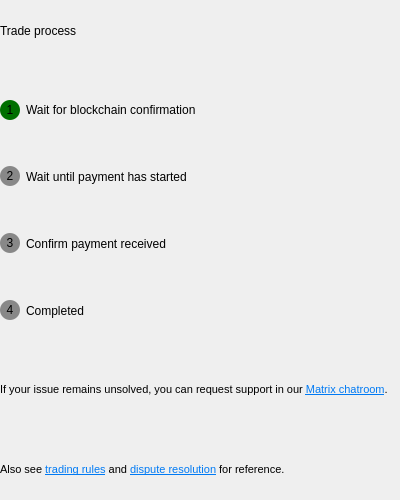
<?xml version="1.0" encoding="UTF-8"?>
<ui version="4.0">
 <class>TradeProcessSellerSteps</class>
 <widget class="QWidget" name="TradeProcessSellerSteps">
  <property name="geometry">
   <rect>
    <x>0</x>
    <y>0</y>
    <width>400</width>
    <height>500</height>
   </rect>
  </property>
  <property name="minimumSize">
   <size>
    <width>0</width>
    <height>320</height>
   </size>
  </property>
  <property name="windowTitle">
   <string>Form</string>
  </property>
  <layout class="QVBoxLayout" name="main_layout">
   <property name="leftMargin">
    <number>0</number>
   </property>
   <property name="topMargin">
    <number>0</number>
   </property>
   <property name="rightMargin">
    <number>0</number>
   </property>
   <property name="bottomMargin">
    <number>0</number>
   </property>
   <item>
    <layout class="QHBoxLayout" name="horizontalLayout">
     <item>
      <widget class="QLabel" name="label">
       <property name="text">
        <string>Trade process</string>
       </property>
      </widget>
     </item>
     <item>
      <spacer name="horizontalSpacer">
       <property name="orientation">
        <enum>Qt::Horizontal</enum>
       </property>
       <property name="sizeHint" stdset="0">
        <size>
         <width>40</width>
         <height>20</height>
        </size>
       </property>
      </spacer>
     </item>
    </layout>
   </item>
   <item>
    <spacer name="verticalSpacer_4">
     <property name="orientation">
      <enum>Qt::Vertical</enum>
     </property>
     <property name="sizeType">
      <enum>QSizePolicy::Fixed</enum>
     </property>
     <property name="sizeHint" stdset="0">
      <size>
       <width>20</width>
       <height>13</height>
      </size>
     </property>
    </spacer>
   </item>
   <item>
    <layout class="QHBoxLayout" name="horizontalLayout_2">
     <item>
      <widget class="QLabel" name="label_2">
       <property name="minimumSize">
        <size>
         <width>20</width>
         <height>20</height>
        </size>
       </property>
       <property name="maximumSize">
        <size>
         <width>20</width>
         <height>20</height>
        </size>
       </property>
       <property name="styleSheet">
        <string notr="true">QLabel {
    background-color: #006f00;
    color: black;
    border-radius: 10px;
}</string>
       </property>
       <property name="text">
        <string>1</string>
       </property>
       <property name="alignment">
        <set>Qt::AlignCenter</set>
       </property>
      </widget>
     </item>
     <item>
      <widget class="QLabel" name="label_6">
       <property name="minimumSize">
        <size>
         <width>0</width>
         <height>24</height>
        </size>
       </property>
       <property name="text">
        <string>Wait for blockchain confirmation</string>
       </property>
      </widget>
     </item>
     <item>
      <spacer name="horizontalSpacer_2">
       <property name="orientation">
        <enum>Qt::Horizontal</enum>
       </property>
       <property name="sizeHint" stdset="0">
        <size>
         <width>40</width>
         <height>20</height>
        </size>
       </property>
      </spacer>
     </item>
    </layout>
   </item>
   <item>
    <layout class="QHBoxLayout" name="horizontalLayout_3">
     <item>
      <widget class="QLabel" name="label_3">
       <property name="minimumSize">
        <size>
         <width>20</width>
         <height>20</height>
        </size>
       </property>
       <property name="maximumSize">
        <size>
         <width>20</width>
         <height>20</height>
        </size>
       </property>
       <property name="styleSheet">
        <string notr="true">QLabel {
    background-color: #888888;
    color: black;
    border-radius: 10px;
}</string>
       </property>
       <property name="text">
        <string>2</string>
       </property>
       <property name="alignment">
        <set>Qt::AlignCenter</set>
       </property>
      </widget>
     </item>
     <item>
      <widget class="QLabel" name="label_7">
       <property name="minimumSize">
        <size>
         <width>0</width>
         <height>24</height>
        </size>
       </property>
       <property name="text">
        <string>Wait until payment has started</string>
       </property>
      </widget>
     </item>
     <item>
      <spacer name="horizontalSpacer_3">
       <property name="orientation">
        <enum>Qt::Horizontal</enum>
       </property>
       <property name="sizeHint" stdset="0">
        <size>
         <width>40</width>
         <height>20</height>
        </size>
       </property>
      </spacer>
     </item>
    </layout>
   </item>
   <item>
    <layout class="QHBoxLayout" name="horizontalLayout_4">
     <item>
      <widget class="QLabel" name="label_4">
       <property name="minimumSize">
        <size>
         <width>20</width>
         <height>20</height>
        </size>
       </property>
       <property name="maximumSize">
        <size>
         <width>20</width>
         <height>20</height>
        </size>
       </property>
       <property name="styleSheet">
        <string notr="true">QLabel {
    background-color: #888888;
    color: black;
    border-radius: 10px;
}</string>
       </property>
       <property name="text">
        <string>3</string>
       </property>
       <property name="alignment">
        <set>Qt::AlignCenter</set>
       </property>
      </widget>
     </item>
     <item>
      <widget class="QLabel" name="label_8">
       <property name="minimumSize">
        <size>
         <width>0</width>
         <height>24</height>
        </size>
       </property>
       <property name="text">
        <string>Confirm payment received</string>
       </property>
      </widget>
     </item>
     <item>
      <spacer name="horizontalSpacer_4">
       <property name="orientation">
        <enum>Qt::Horizontal</enum>
       </property>
       <property name="sizeHint" stdset="0">
        <size>
         <width>40</width>
         <height>20</height>
        </size>
       </property>
      </spacer>
     </item>
    </layout>
   </item>
   <item>
    <layout class="QHBoxLayout" name="horizontalLayout_5">
     <item>
      <widget class="QLabel" name="label_5">
       <property name="minimumSize">
        <size>
         <width>20</width>
         <height>20</height>
        </size>
       </property>
       <property name="maximumSize">
        <size>
         <width>20</width>
         <height>20</height>
        </size>
       </property>
       <property name="styleSheet">
        <string notr="true">QLabel {
    background-color: #888888;
    color: black;
    border-radius: 10px;
}</string>
       </property>
       <property name="text">
        <string>4</string>
       </property>
       <property name="alignment">
        <set>Qt::AlignCenter</set>
       </property>
      </widget>
     </item>
     <item>
      <widget class="QLabel" name="label_9">
       <property name="minimumSize">
        <size>
         <width>0</width>
         <height>24</height>
        </size>
       </property>
       <property name="text">
        <string>Completed</string>
       </property>
      </widget>
     </item>
     <item>
      <spacer name="horizontalSpacer_5">
       <property name="orientation">
        <enum>Qt::Horizontal</enum>
       </property>
       <property name="sizeHint" stdset="0">
        <size>
         <width>40</width>
         <height>20</height>
        </size>
       </property>
      </spacer>
     </item>
    </layout>
   </item>
   <item>
    <spacer name="verticalSpacer">
     <property name="orientation">
      <enum>Qt::Vertical</enum>
     </property>
     <property name="sizeType">
      <enum>QSizePolicy::Fixed</enum>
     </property>
     <property name="sizeHint" stdset="0">
      <size>
       <width>20</width>
       <height>13</height>
      </size>
     </property>
    </spacer>
   </item>
   <item>
    <layout class="QHBoxLayout" name="trade_process_step_layout">
     <property name="spacing">
      <number>0</number>
     </property>
    </layout>
   </item>
   <item>
    <widget class="QLabel" name="label_11">
     <property name="sizePolicy">
      <sizepolicy hsizetype="Preferred" vsizetype="Minimum">
       <horstretch>0</horstretch>
       <verstretch>0</verstretch>
      </sizepolicy>
     </property>
     <property name="minimumSize">
      <size>
       <width>0</width>
       <height>24</height>
      </size>
     </property>
     <property name="font">
      <font>
       <pointsize>8</pointsize>
      </font>
     </property>
     <property name="text">
      <string>&lt;html&gt;&lt;head/&gt;&lt;body&gt;&lt;p&gt;If your issue remains unsolved, you can request support in our &lt;a href=&quot;https://bisq.chat&quot;&gt;&lt;span style=&quot; text-decoration: underline; color:#007af4;&quot;&gt;Matrix chatroom&lt;/span&gt;&lt;/a&gt;.&lt;/p&gt;&lt;/body&gt;&lt;/html&gt;</string>
     </property>
     <property name="textFormat">
      <enum>Qt::RichText</enum>
     </property>
     <property name="wordWrap">
      <bool>true</bool>
     </property>
     <property name="openExternalLinks">
      <bool>true</bool>
     </property>
    </widget>
   </item>
   <item>
    <spacer name="verticalSpacer_2">
     <property name="orientation">
      <enum>Qt::Vertical</enum>
     </property>
     <property name="sizeType">
      <enum>QSizePolicy::Fixed</enum>
     </property>
     <property name="sizeHint" stdset="0">
      <size>
       <width>20</width>
       <height>13</height>
      </size>
     </property>
    </spacer>
   </item>
   <item>
    <widget class="QLabel" name="label_12">
     <property name="minimumSize">
      <size>
       <width>0</width>
       <height>24</height>
      </size>
     </property>
     <property name="font">
      <font>
       <pointsize>8</pointsize>
      </font>
     </property>
     <property name="text">
      <string>&lt;html&gt;&lt;head/&gt;&lt;body&gt;&lt;p&gt;Also see &lt;a href=&quot;https://bisq.wiki/Trading_rules&quot;&gt;&lt;span style=&quot; text-decoration: underline; color:#007af4;&quot;&gt;trading rules&lt;/span&gt;&lt;/a&gt; and &lt;a href=&quot;https://bisq.wiki/Dispute_Resolution_in_Bisq_1&quot;&gt;&lt;span style=&quot; text-decoration: underline; color:#007af4;&quot;&gt;dispute resolution&lt;/span&gt;&lt;/a&gt; for reference.&lt;/p&gt;&lt;/body&gt;&lt;/html&gt;</string>
     </property>
     <property name="textFormat">
      <enum>Qt::RichText</enum>
     </property>
     <property name="wordWrap">
      <bool>true</bool>
     </property>
     <property name="openExternalLinks">
      <bool>true</bool>
     </property>
    </widget>
   </item>
  </layout>
 </widget>
 <resources/>
 <connections/>
</ui>
